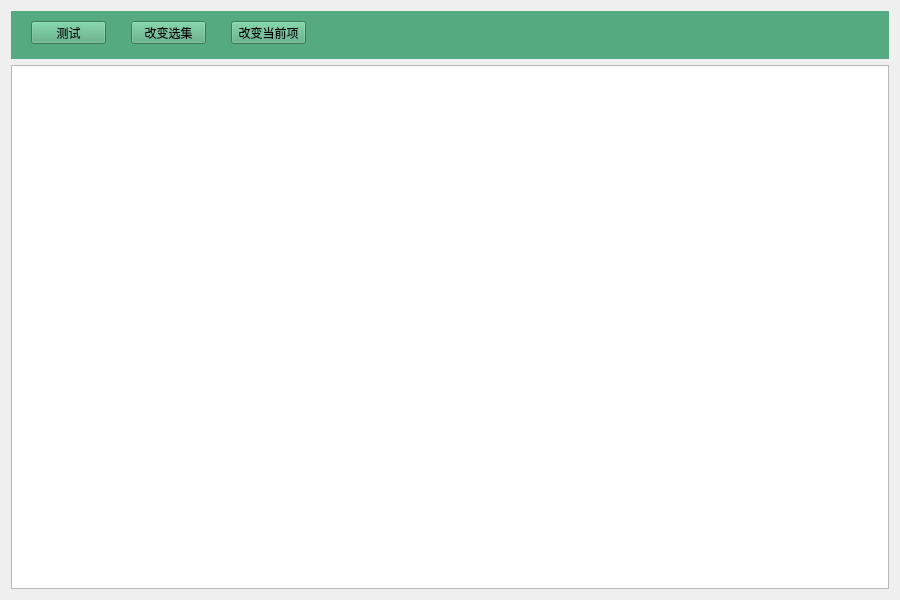
<?xml version="1.0" encoding="UTF-8"?>
<ui version="4.0">
 <class>Widget</class>
 <widget class="QWidget" name="Widget">
  <property name="geometry">
   <rect>
    <x>0</x>
    <y>0</y>
    <width>900</width>
    <height>600</height>
   </rect>
  </property>
  <property name="windowTitle">
   <string>Widget</string>
  </property>
  <layout class="QVBoxLayout" name="verticalLayout" stretch="1,11">
   <item>
    <widget class="QWidget" name="widget" native="true">
     <property name="styleSheet">
      <string notr="true">background-color: rgb(85, 170, 127);</string>
     </property>
     <widget class="QPushButton" name="test">
      <property name="geometry">
       <rect>
        <x>20</x>
        <y>10</y>
        <width>75</width>
        <height>23</height>
       </rect>
      </property>
      <property name="text">
       <string>测试</string>
      </property>
     </widget>
     <widget class="QPushButton" name="changeSelecttion">
      <property name="geometry">
       <rect>
        <x>120</x>
        <y>10</y>
        <width>75</width>
        <height>23</height>
       </rect>
      </property>
      <property name="text">
       <string>改变选集</string>
      </property>
     </widget>
     <widget class="QPushButton" name="changeCurrent">
      <property name="geometry">
       <rect>
        <x>220</x>
        <y>10</y>
        <width>75</width>
        <height>23</height>
       </rect>
      </property>
      <property name="text">
       <string>改变当前项</string>
      </property>
     </widget>
    </widget>
   </item>
   <item>
    <widget class="QTableView" name="tableView"/>
   </item>
  </layout>
 </widget>
 <layoutdefault spacing="6" margin="11"/>
 <resources/>
 <connections/>
</ui>
